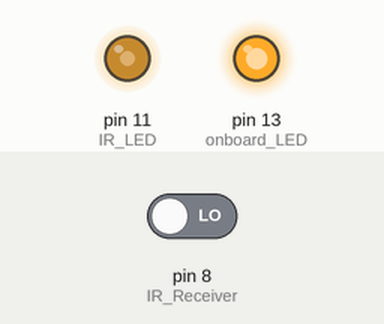
Bench run of a sketch on a simulated Arduino Uno, built with avr-gcc and run on an emulated ATmega328P. Parts: output pins drawn as LEDs (lit = HIGH). The test bench sets the inputs (shaded band); at power-on: pin 8 (IR_Receiver) LOW.

Above: at 1.2 s.
1.3 s: pin 8 (IR_Receiver) driven HIGH
At 2.4 s:
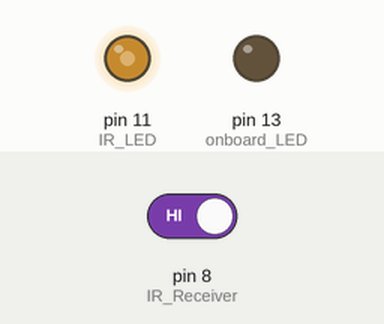
2.8 s: pin 8 (IR_Receiver) driven LOW
At 3.9 s:
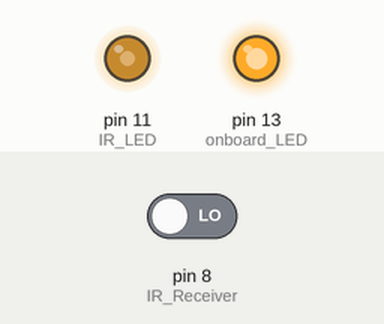
Timing chart, 0 to 5.8 s (numbered marks = the images above; inputs shaded):
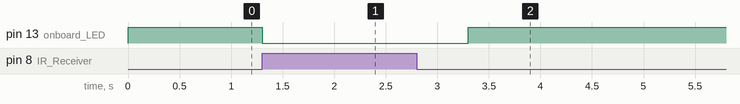

The sketch:

Baja_Lap_Timer_1.ino
```cpp
const byte IR_LED = 11; // IR transmitter LED with 100ohm (minimum) CL resistor
const byte IR_Receiver = 8; // from receiver output
const byte onboard_LED = 13; // onboard indicator LED
boolean receiverState;

void setup() {
  pinMode (onboard_LED, OUTPUT);
  pinMode (IR_LED, OUTPUT);
  pinMode (IR_Receiver, INPUT);
  // from Nick Gammon
  TCCR2A = _BV (COM2A0) | _BV(WGM21);
  TCCR2B = _BV (CS20);
  OCR2A =  219; // ~209 = ~38kHz | ~219 = ~36kHz
}

void loop() {
  receiverState = digitalRead (IR_Receiver);

  if (receiverState == HIGH) { // beam interrupted
    digitalWrite(onboard_LED, LOW); // green onboard LED off
    delay(1000);
  }
  else { // beam detected
    digitalWrite(onboard_LED, HIGH); // green LED on
  }
}
```

Measured:
- after the input at 1.3 s, pin 13 (onboard_LED): HIGH → LOW at once
- after the input at 2.8 s, pin 13 (onboard_LED): LOW → HIGH after 0.50 s
